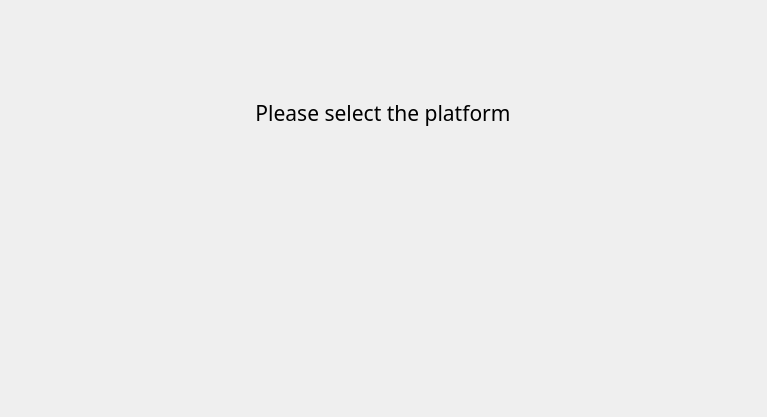
<?xml version="1.0" encoding="UTF-8"?>
<ui version="4.0">
 <class>PlatformSelectionDialog</class>
 <widget class="QDialog" name="PlatformSelectionDialog">
  <property name="geometry">
   <rect>
    <x>0</x>
    <y>0</y>
    <width>767</width>
    <height>417</height>
   </rect>
  </property>
  <property name="windowTitle">
   <string>Dialog</string>
  </property>
  <layout class="QHBoxLayout" name="horizontalLayout_2">
   <item>
    <widget class="QWidget" name="centralWidget" native="true">
     <property name="minimumSize">
      <size>
       <width>580</width>
       <height>300</height>
      </size>
     </property>
     <property name="maximumSize">
      <size>
       <width>580</width>
       <height>300</height>
      </size>
     </property>
     <layout class="QVBoxLayout" name="verticalLayout_4" stretch="0,1">
      <property name="spacing">
       <number>40</number>
      </property>
      <property name="topMargin">
       <number>40</number>
      </property>
      <property name="bottomMargin">
       <number>40</number>
      </property>
      <item>
       <layout class="QHBoxLayout" name="horizontalLayout">
        <item>
         <spacer name="horizontalSpacer_2">
          <property name="orientation">
           <enum>Qt::Horizontal</enum>
          </property>
          <property name="sizeHint" stdset="0">
           <size>
            <width>40</width>
            <height>20</height>
           </size>
          </property>
         </spacer>
        </item>
        <item>
         <widget class="QLabel" name="label_4">
          <property name="font">
           <font>
            <family>Microsoft YaHei</family>
            <pointsize>16</pointsize>
           </font>
          </property>
          <property name="text">
           <string>Please select the platform</string>
          </property>
          <property name="alignment">
           <set>Qt::AlignCenter</set>
          </property>
         </widget>
        </item>
        <item>
         <spacer name="horizontalSpacer_3">
          <property name="orientation">
           <enum>Qt::Horizontal</enum>
          </property>
          <property name="sizeHint" stdset="0">
           <size>
            <width>40</width>
            <height>20</height>
           </size>
          </property>
         </spacer>
        </item>
       </layout>
      </item>
      <item>
       <widget class="QWidget" name="SelectionContainer" native="true">
        <layout class="QHBoxLayout" name="SelectionLayout">
         <property name="spacing">
          <number>50</number>
         </property>
         <property name="leftMargin">
          <number>51</number>
         </property>
         <property name="rightMargin">
          <number>51</number>
         </property>
         <item>
          <spacer name="horizontalSpacer">
           <property name="orientation">
            <enum>Qt::Horizontal</enum>
           </property>
           <property name="sizeHint" stdset="0">
            <size>
             <width>40</width>
             <height>20</height>
            </size>
           </property>
          </spacer>
         </item>
        </layout>
       </widget>
      </item>
     </layout>
    </widget>
   </item>
  </layout>
 </widget>
 <resources/>
 <connections/>
</ui>
